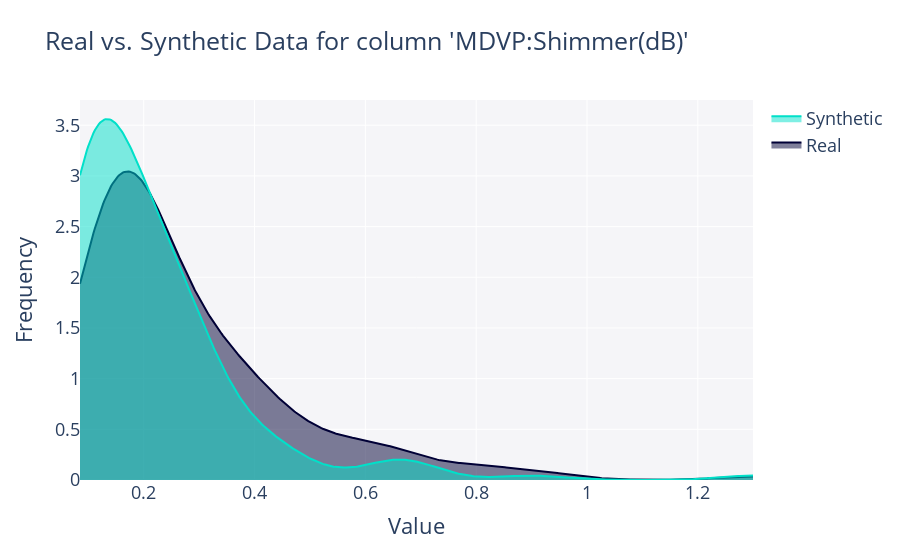

The cell this chart's notebook holds for it:
### Markdown cell above
>Podemos observar que hay muchas puntuaciones que son menores de 0.5 y muchas entre 0.6 y 0.8. Muchas columnas no son muy parecidas a las reales.

**Ahora vamos a ver cuanto se parecen las gráficas de densidad de los datos sintéticos y los reales.**

### Code cell
get_column_plot(
    real_data=DataPrincipal,
    synthetic_data=DataSintetico,
    column_name=DataPrincipal.columns[10],
    metadata=Metadata
).show("vscode")

### Figure 1 — Plotly figure (JSON) as saved in the notebook; plotly's stock layout.template omitted (floating-point values rounded to 4 significant figures; data arrays with more than 128 entries replaced by an {"elided": "..."} marker saying what was removed)
{"data": [{"fill": "tozeroy", "hovertemplate": "<b>Real</b><br>Frequency: %{y}<extra></extra>", "legendgroup": "Real", "marker": {"color": "#000036"}, "mode": "lines", "name": "Real", "showlegend": true, "type": "scatter", "x": {"elided": "500 float values"}, "xaxis": "x", "y": {"elided": "500 float values"}, "yaxis": "y"}, {"fill": "tozeroy", "hovertemplate": "<b>Synthetic</b><br>Frequency: %{y}<extra></extra>", "legendgroup": "Synthetic", "marker": {"color": "#01E0C9"}, "mode": "lines", "name": "Synthetic", "showlegend": true, "type": "scatter", "x": {"elided": "500 float values"}, "xaxis": "x", "y": {"elided": "500 float values"}, "yaxis": "y"}], "layout": {"barmode": "overlay", "font": {"size": 18}, "hovermode": "closest", "legend": {"traceorder": "reversed"}, "plot_bgcolor": "#F5F5F8", "title": {"text": "Real vs. Synthetic Data for column 'MDVP:Shimmer(dB)'"}, "xaxis": {"anchor": "y2", "domain": [0, 1], "title": {"text": "Value"}, "zeroline": false}, "yaxis": {"anchor": "free", "domain": [0, 1], "position": 0, "title": {"text": "Frequency"}}}}
